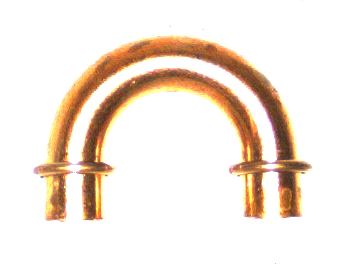
#> input picture machine_vision/model/model10.png, 354 x 278 px
$ python test_oring_v2.py --input ../model/model10.png
#> lines starting #> are read from the running program, lines starting #| are printed output that depends on the picture
### machine_vision/app/part_matcher.py
"""Finds every U-bend in a camera frame (native template matcher) and returns one rectified crop per part.

Replaces HomePage.rotation_matching2, which took only the best match and trusted the native result blindly.

The native matcher (native/libtemplatematching_ctype.so via app/matching2.py) intermittently returns NaN
angle / corners / centre for the SAME image (its sub-pixel step reads uninitialised memory, so the result depends
on the heap state). Warping with such a result gives a blank crop. Every result is therefore checked for
finiteness; on a bad one the match is repeated on the frame cropped by a few (dx, dy) offsets (this changes the
buffer sizes and the pixel grid) and the offset is added back, so coordinates stay in the original frame.
"""
from __future__ import annotations

import os

import cv2
import numpy as np

from app import matching2

APP_DIR = os.path.dirname(os.path.abspath(__file__))
ROOT_DIR = os.path.dirname(APP_DIR)
NATIVE_DIR = os.path.join(ROOT_DIR, "native")
LIB_NAME = "libtemplatematching_ctype.so"
LEGACY_LIB_DIR = "/home/snc/Documents/DEMO/opencv_matching/build/matcher"   # only a fallback for this PC

MAX_PARTS = 8
SCORE_THRESHOLD = 0.55

# (dx, dy) by which the frame is cropped (top-left) before it is fed to the native matcher on a retry; the last
# ones are big because a few frames stay NaN for every shift below ~16 px
SHIFTS = [(0, 0), (5, 3), (2, 7), (9, 1), (7, 8), (3, 11), (12, 4), (1, 5), (20, 20), (33, 17), (50, 40), (100, 60)]


def find_native_lib() -> str:
    """Path of libtemplatematching_ctype.so: $TEMPLATE_MATCHING_SO, then native/, then the old DEMO build."""
    candidates = [os.environ.get("TEMPLATE_MATCHING_SO", ""),
                  os.path.join(NATIVE_DIR, LIB_NAME),
                  os.path.join(LEGACY_LIB_DIR, LIB_NAME)]
    for c in candidates:
        if c and os.path.isfile(c):
            return c
    raise FileNotFoundError(f"{LIB_NAME} not found; tried: {[c for c in candidates if c]}")


class PartMatcher:
    """One instance per template. `crop_all(frame)` -> list of dicts(crop, quad, score, angle, center, tries, shift)
    in reading order (top-to-bottom, left-to-right); `quad` is in frame coordinates (lt, lb, rb, rt).
    `last` holds the statistics of the latest call (calls, invalid_calls, bad_matches, unresolved, parts)."""

    def __init__(self, template, lib: str | None = None, score: float = SCORE_THRESHOLD, max_parts: int = MAX_PARTS):
        tpl = template if template.ndim == 2 else cv2.cvtColor(template, cv2.COLOR_BGR2GRAY)
        self.max_parts = max_parts
        self.m = matching2.Matcher(lib or find_native_lib(), maxCount=max_parts, scoreThreshold=score,
                                   iouThreshold=0.4, angle=360, minArea=64)
        self.m.set_template(tpl)
        self.th, self.tw = tpl.shape[:2]
        self.dst = np.array([[0, 0], [0, self.th - 1], [self.tw - 1, self.th - 1], [self.tw - 1, 0]], np.float32)
        self.last: dict = {}

    # [4 lines left out: function template_size, not called in this run]

    @staticmethod
    def _offset(k):
        return SHIFTS[k] if k < len(SHIFTS) else ((7 * k) % 15 + 1, (5 * k) % 13 + 1)

    # [53 lines left out: functions _match_once, crop_all, not called in this run]

    find_parts = crop_all

    # [4 lines left out: function best, not called in this run]

### machine_vision/app/storage.py
"""Locations of generated data, independent of the source checkout.

UBEND_DATA_DIR overrides [storage] data_dir in app/config.ini. Image paths in
new report CSVs are relative to the CSV; legacy absolute paths remain readable.
"""
from __future__ import annotations

import configparser
import csv
import os
from pathlib import Path

ROOT_DIR = Path(__file__).resolve().parent.parent
CONFIG_PATH = ROOT_DIR / "app" / "config.ini"


def data_dir() -> Path:
    value = os.environ.get("UBEND_DATA_DIR", "").strip()
    if not value:
        parser = configparser.ConfigParser(interpolation=None)
        try:
            parser.read(CONFIG_PATH, encoding="utf-8")
            value = parser.get("storage", "data_dir", fallback="").strip()
        except (configparser.Error, OSError, UnicodeError):
            value = ""
    path = Path(os.path.expandvars(value)).expanduser() if value else Path.home() / "UbendData"
    return (path if path.is_absolute() else ROOT_DIR / path).absolute()


def report_dir() -> Path:
    return data_dir() / "report"


def testing_dir(*parts: str) -> Path:
    return data_dir().joinpath("testing", *parts)


# [34 lines left out: functions resolve_report_image, read_report_rows, not called in this run]

### machine_vision/oring_test/test_oring_v2.py
#!/usr/bin/env python3
"""Offline tester for oring_v2.find_oring_v2 (does not touch the running app).

Examples (from machine_vision/):
  ubend/bin/python oring_test/test_oring_v2.py --csv ~/UbendData/report/2026/09/report.csv --limit 300 --only NG
  ubend/bin/python oring_test/test_oring_v2.py --input some_frame.jpg
  ubend/bin/python oring_test/test_oring_v2.py --input crops_dir --precropped

Outputs in --out (default <data_dir>/testing/results/out): results.csv, overlay/*.jpg (crop + v2 result),
sheet_*.jpg (contact sheets: old-vs-new disagreements).
Whole month, matcher once + QA sheets: build_cache.py (matcher -> crops cache), run_from_cache.py (detector -> qa/).
"""
import argparse, csv, glob, os, random, sys
sys.dont_write_bytecode = True   # importing app/matching2.py must not rewrite the tracked .pyc files
import cv2
import numpy as np

HERE = os.path.dirname(os.path.abspath(__file__))
ROOT = os.path.dirname(HERE)
sys.path.insert(0, HERE)
sys.path.insert(0, ROOT)
from oring_v2 import Params, find_oring_v2  # noqa: E402
from app import storage  # noqa: E402
from app.part_matcher import PartMatcher  # noqa: E402

class Cropper(PartMatcher):
    """app.part_matcher.PartMatcher built from a template FILE (the offline tools work with file names).
    crop_all(frame) returns every part of the frame (NaN-safe, see part_matcher.py); .last holds the statistics."""
    def __init__(self, template_path, lib=None, score=0.55, max_parts=8):
        tpl = cv2.imread(template_path, cv2.IMREAD_GRAYSCALE)
        if tpl is None:
            raise FileNotFoundError(template_path)
        super().__init__(tpl, lib=lib, score=score, max_parts=max_parts)

    # [4 lines left out: function crop_with_quad, not called in this run]

    def __call__(self, frame):
        res = self.crop_with_quad(frame)
        return None if res is None else res[0]


# [44 lines left out: functions frame_class, montage, collect, sheet, not called in this run]


def main():
    ap = argparse.ArgumentParser()
    ap.add_argument("--csv", help="report.csv (uses input_image + old result for comparison)")
    ap.add_argument("--input", help="image file or folder")
    ap.add_argument("--precropped", action="store_true", help="inputs are already rectified crops")
    ap.add_argument("--template", default=os.path.join(ROOT, "model", "model10.png"))
    ap.add_argument("--lib")
    ap.add_argument("--only", choices=["OK", "NG", "NA"], help="filter by old result (csv mode)")
    ap.add_argument("--limit", type=int, default=200)
    ap.add_argument("--seed", type=int, default=0)
    ap.add_argument("--out", default=str(storage.testing_dir("results", "out")))
    ap.add_argument("--min-bump", type=float); ap.add_argument("--min-dist", type=float)
    ap.add_argument("--min-width", type=float); ap.add_argument("--tophat-rows", type=int)
    a = ap.parse_args()
    if not (a.csv or a.input):
        ap.error("give --csv or --input")

    p = Params()
    for k, v in (("min_bump_px", a.min_bump), ("min_dist_px", a.min_dist),
                 ("min_width_px", a.min_width), ("tophat_rows", a.tophat_rows)):
        if v is not None:
            setattr(p, k, v)
    cropper = None if a.precropped else Cropper(a.template, a.lib)
#> in __init__, `tpl = cv2.imread(template_path, cv2.IMREAD_GRAYSCALE)`:
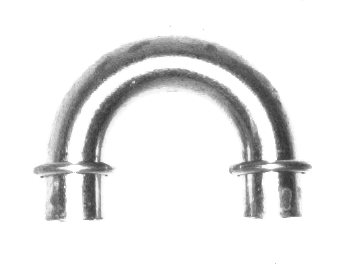
#> tpl: shape (278, 354); min 47, max 255, mean 233.5
    os.makedirs(os.path.join(a.out, "overlay"), exist_ok=True)

    items = collect(a)
    rows, tiles = [], {"old_ng_new_ok": [], "old_ok_new_ng": [], "new_ng": [], "na": []}
    print(f"found {len(items)} images, processing...", flush=True)
    for i, (name, path, old) in enumerate(items, 1):
        if i % 20 == 0 or i == len(items):
            print(f"  {i}/{len(items)}", flush=True)
        frame = cv2.imread(path, cv2.IMREAD_COLOR)
        if frame is None:
            rows.append(dict(name=name, part="", old=old, new="NA", reason="unreadable"))
            continue
        parts = [dict(crop=frame)] if a.precropped else cropper.crop_all(frame)
        if not parts:
            rows.append(dict(name=name, part="", old=old, new="NA", reason="no part matched"))
            continue
        visuals, classes, start = [], [], len(rows)
        for k, part in enumerate(parts, 1):
            vis, cls, info = find_oring_v2(part["crop"], p)
            cv2.putText(vis, f"#{k}", (vis.shape[1] - 45, 22), cv2.FONT_HERSHEY_SIMPLEX, 0.6, (255, 0, 0), 2)
            visuals.append(vis); classes.append(cls)
            row = dict(name=name, part=k, old=old, new=cls, reason="", score=round(part.get("score", 0), 3))
            for side in "LR":
                d = info.get(side, {})
                for key in ("y", "x", "width", "dist", "bump", "thickness"):
                    row[f"{side}_{key}"] = round(d[key], 1) if key in d else ""
                if d.get("reason"):
                    row["reason"] += f"{side}:{d['reason']}; "
            rows.append(row)
        fcls = frame_class(classes)
        vis = visuals[0] if len(visuals) == 1 else montage(visuals)
        cv2.imwrite(os.path.join(a.out, "overlay", f"{name}.jpg"), vis)
        lab = f"{name} parts={len(parts)} old={old or '-'} new={fcls}"
        if old == "NG" and fcls == "OK": tiles["old_ng_new_ok"].append((vis, lab))
        elif old == "OK" and fcls == "NG": tiles["old_ok_new_ng"].append((vis, lab))
        elif fcls == "NG": tiles["new_ng"].append((vis, lab))
        elif fcls == "NA": tiles["na"].append((vis, lab))
        for r_ in rows[start:]:
            r_["frame_new"] = fcls

    keys = ["name", "part", "old", "new", "frame_new", "score", "reason"] + [f"{s}_{k}" for s in "LR" for k in ("y", "x", "width", "dist", "bump", "thickness")]
    with open(os.path.join(a.out, "results.csv"), "w", newline="") as f:
        w = csv.DictWriter(f, fieldnames=keys, extrasaction="ignore", restval=""); w.writeheader(); w.writerows(rows)
    for k, t in tiles.items():
        sheet(t[:16], os.path.join(a.out, f"sheet_{k}.jpg"))

    frames = {}
    for r in rows:
        frames[r["name"]] = (r["old"], r.get("frame_new", r["new"]))
    parts_n = sum(1 for r in rows if r["part"] != "")
    print(f"processed {len(frames)} frames, {parts_n} parts -> {a.out}")
    print("  frame verdict (any NG part -> NG):")
    for o in ("OK", "NG", "NA", ""):
        sel = [v for v in frames.values() if v[0] == o]
        if sel:
            c = {k: sum(v[1] == k for v in sel) for k in ("OK", "NG", "NA")}
            print(f"  old={o or '-':2s} ({len(sel):4d}) -> new OK {c['OK']}  NG {c['NG']}  NA {c['NA']}")
    multi = sum(1 for n_ in frames if sum(1 for r in rows if r["name"] == n_ and r["part"] != "") > 1) if len(rows) < 3000 else None
    if multi is not None:
        print(f"  frames with more than one part: {multi}")
    for s in "LR":
        v = np.array([r[f"{s}_dist"] for r in rows if r.get(f"{s}_dist", "") != ""], float)
        b = np.array([r[f"{s}_bump"] for r in rows if r.get(f"{s}_bump", "") != ""], float)
        if v.size:
            q = lambda x: " ".join(f"{np.percentile(x, i):.0f}" for i in (1, 10, 50, 90, 99))
            print(f"  {s}: dist p1/10/50/90/99 = {q(v)} | bump = {q(b)}")


if __name__ == "__main__":
#> (the run stopped early here; a loop or call above may not have finished)

$ run again, with machine_vision/model/model2.png copied over machine_vision/model/model10.png
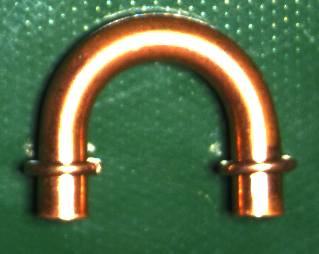
#> input picture machine_vision/model/model2.png, 319 x 254 px
#> in __init__, `tpl = cv2.imread(template_path, cv2.IMREAD_GRAYSCALE)`:
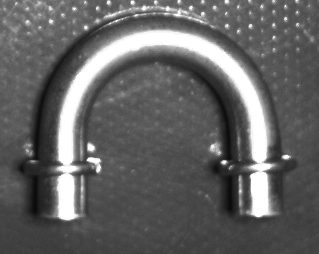
#> tpl: shape (254, 319); min 10, max 255, mean 99.3

$ run again, with machine_vision/model/model3.png copied over machine_vision/model/model10.png
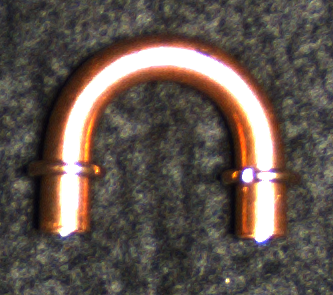
#> input picture machine_vision/model/model3.png, 333 x 295 px
#> in __init__, `tpl = cv2.imread(template_path, cv2.IMREAD_GRAYSCALE)`:
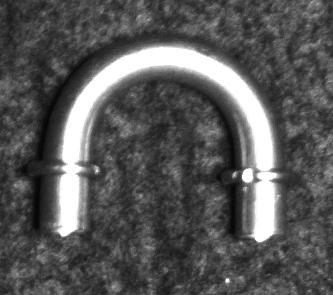
#> tpl: shape (295, 333); min 3, max 255, mean 87.4
